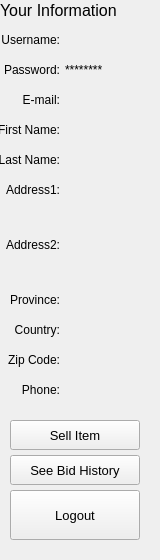
<?xml version="1.0" encoding="UTF-8"?>
<ui version="4.0">
 <class>Form</class>
 <widget class="QWidget" name="Form">
  <property name="geometry">
   <rect>
    <x>0</x>
    <y>0</y>
    <width>160</width>
    <height>560</height>
   </rect>
  </property>
  <property name="windowTitle">
   <string>Form</string>
  </property>
  <widget class="QLabel" name="label">
   <property name="geometry">
    <rect>
     <x>0</x>
     <y>0</y>
     <width>161</width>
     <height>21</height>
    </rect>
   </property>
   <property name="font">
    <font>
     <pointsize>12</pointsize>
    </font>
   </property>
   <property name="text">
    <string>Your Information</string>
   </property>
   <property name="alignment">
    <set>Qt::AlignLeading|Qt::AlignLeft|Qt::AlignVCenter</set>
   </property>
  </widget>
  <widget class="QLabel" name="label_02_password_head">
   <property name="geometry">
    <rect>
     <x>0</x>
     <y>60</y>
     <width>60</width>
     <height>20</height>
    </rect>
   </property>
   <property name="text">
    <string>Password:</string>
   </property>
   <property name="alignment">
    <set>Qt::AlignRight|Qt::AlignTrailing|Qt::AlignVCenter</set>
   </property>
  </widget>
  <widget class="QLabel" name="label_07_address1_head">
   <property name="geometry">
    <rect>
     <x>0</x>
     <y>180</y>
     <width>60</width>
     <height>20</height>
    </rect>
   </property>
   <property name="text">
    <string>Address1:</string>
   </property>
   <property name="alignment">
    <set>Qt::AlignRight|Qt::AlignTrailing|Qt::AlignVCenter</set>
   </property>
  </widget>
  <widget class="QLabel" name="label_11_zipcode_head">
   <property name="geometry">
    <rect>
     <x>0</x>
     <y>350</y>
     <width>60</width>
     <height>20</height>
    </rect>
   </property>
   <property name="text">
    <string>Zip Code:</string>
   </property>
   <property name="alignment">
    <set>Qt::AlignRight|Qt::AlignTrailing|Qt::AlignVCenter</set>
   </property>
  </widget>
  <widget class="QLabel" name="label_09_province_head">
   <property name="geometry">
    <rect>
     <x>0</x>
     <y>290</y>
     <width>60</width>
     <height>20</height>
    </rect>
   </property>
   <property name="text">
    <string>Province:</string>
   </property>
   <property name="alignment">
    <set>Qt::AlignRight|Qt::AlignTrailing|Qt::AlignVCenter</set>
   </property>
  </widget>
  <widget class="QLabel" name="label_08_address2_head">
   <property name="geometry">
    <rect>
     <x>0</x>
     <y>235</y>
     <width>60</width>
     <height>20</height>
    </rect>
   </property>
   <property name="text">
    <string>Address2:</string>
   </property>
   <property name="alignment">
    <set>Qt::AlignRight|Qt::AlignTrailing|Qt::AlignVCenter</set>
   </property>
  </widget>
  <widget class="QLabel" name="label_10_country_head">
   <property name="geometry">
    <rect>
     <x>0</x>
     <y>320</y>
     <width>60</width>
     <height>20</height>
    </rect>
   </property>
   <property name="text">
    <string>Country:</string>
   </property>
   <property name="alignment">
    <set>Qt::AlignRight|Qt::AlignTrailing|Qt::AlignVCenter</set>
   </property>
  </widget>
  <widget class="QLabel" name="label_04_email_head">
   <property name="geometry">
    <rect>
     <x>0</x>
     <y>90</y>
     <width>60</width>
     <height>20</height>
    </rect>
   </property>
   <property name="text">
    <string>E-mail:</string>
   </property>
   <property name="alignment">
    <set>Qt::AlignRight|Qt::AlignTrailing|Qt::AlignVCenter</set>
   </property>
  </widget>
  <widget class="QLabel" name="label_12_phonenumber_head">
   <property name="geometry">
    <rect>
     <x>0</x>
     <y>380</y>
     <width>60</width>
     <height>20</height>
    </rect>
   </property>
   <property name="text">
    <string>Phone:</string>
   </property>
   <property name="alignment">
    <set>Qt::AlignRight|Qt::AlignTrailing|Qt::AlignVCenter</set>
   </property>
  </widget>
  <widget class="QLabel" name="label_05_firstname_head">
   <property name="geometry">
    <rect>
     <x>0</x>
     <y>120</y>
     <width>60</width>
     <height>20</height>
    </rect>
   </property>
   <property name="text">
    <string>First Name:</string>
   </property>
   <property name="alignment">
    <set>Qt::AlignRight|Qt::AlignTrailing|Qt::AlignVCenter</set>
   </property>
  </widget>
  <widget class="QLabel" name="label_01_username_head">
   <property name="geometry">
    <rect>
     <x>0</x>
     <y>30</y>
     <width>60</width>
     <height>20</height>
    </rect>
   </property>
   <property name="text">
    <string>Username:</string>
   </property>
   <property name="alignment">
    <set>Qt::AlignRight|Qt::AlignTrailing|Qt::AlignVCenter</set>
   </property>
  </widget>
  <widget class="QLabel" name="label_06_lastname_head">
   <property name="geometry">
    <rect>
     <x>0</x>
     <y>150</y>
     <width>60</width>
     <height>20</height>
    </rect>
   </property>
   <property name="text">
    <string>Last Name:</string>
   </property>
   <property name="alignment">
    <set>Qt::AlignRight|Qt::AlignTrailing|Qt::AlignVCenter</set>
   </property>
  </widget>
  <widget class="QLabel" name="label_06_lastname">
   <property name="geometry">
    <rect>
     <x>65</x>
     <y>150</y>
     <width>90</width>
     <height>20</height>
    </rect>
   </property>
   <property name="text">
    <string>&lt;lastname&gt;</string>
   </property>
   <property name="alignment">
    <set>Qt::AlignLeading|Qt::AlignLeft|Qt::AlignVCenter</set>
   </property>
  </widget>
  <widget class="QLabel" name="label_07_address1">
   <property name="geometry">
    <rect>
     <x>65</x>
     <y>183</y>
     <width>90</width>
     <height>50</height>
    </rect>
   </property>
   <property name="text">
    <string>&lt;address1&gt;</string>
   </property>
   <property name="alignment">
    <set>Qt::AlignLeading|Qt::AlignLeft|Qt::AlignTop</set>
   </property>
  </widget>
  <widget class="QLabel" name="label_08_address2">
   <property name="geometry">
    <rect>
     <x>65</x>
     <y>238</y>
     <width>90</width>
     <height>50</height>
    </rect>
   </property>
   <property name="text">
    <string>&lt;address2&gt;</string>
   </property>
   <property name="alignment">
    <set>Qt::AlignLeading|Qt::AlignLeft|Qt::AlignTop</set>
   </property>
  </widget>
  <widget class="QLabel" name="label_10_country">
   <property name="geometry">
    <rect>
     <x>65</x>
     <y>320</y>
     <width>90</width>
     <height>20</height>
    </rect>
   </property>
   <property name="text">
    <string>&lt;country&gt;</string>
   </property>
   <property name="alignment">
    <set>Qt::AlignLeading|Qt::AlignLeft|Qt::AlignVCenter</set>
   </property>
  </widget>
  <widget class="QLabel" name="label_01_username">
   <property name="geometry">
    <rect>
     <x>65</x>
     <y>30</y>
     <width>90</width>
     <height>20</height>
    </rect>
   </property>
   <property name="text">
    <string>&lt;username&gt;</string>
   </property>
   <property name="alignment">
    <set>Qt::AlignLeading|Qt::AlignLeft|Qt::AlignVCenter</set>
   </property>
  </widget>
  <widget class="QLabel" name="label_11_zipcode">
   <property name="geometry">
    <rect>
     <x>65</x>
     <y>350</y>
     <width>90</width>
     <height>20</height>
    </rect>
   </property>
   <property name="text">
    <string>&lt;zipcode&gt;</string>
   </property>
   <property name="alignment">
    <set>Qt::AlignLeading|Qt::AlignLeft|Qt::AlignVCenter</set>
   </property>
  </widget>
  <widget class="QLabel" name="label_09_province">
   <property name="geometry">
    <rect>
     <x>65</x>
     <y>290</y>
     <width>90</width>
     <height>20</height>
    </rect>
   </property>
   <property name="text">
    <string>&lt;province&gt;</string>
   </property>
   <property name="alignment">
    <set>Qt::AlignLeading|Qt::AlignLeft|Qt::AlignVCenter</set>
   </property>
  </widget>
  <widget class="QLabel" name="label_02_password">
   <property name="geometry">
    <rect>
     <x>65</x>
     <y>60</y>
     <width>90</width>
     <height>20</height>
    </rect>
   </property>
   <property name="text">
    <string>********</string>
   </property>
   <property name="alignment">
    <set>Qt::AlignLeading|Qt::AlignLeft|Qt::AlignVCenter</set>
   </property>
  </widget>
  <widget class="QLabel" name="label_12_phonenumber">
   <property name="geometry">
    <rect>
     <x>65</x>
     <y>380</y>
     <width>90</width>
     <height>20</height>
    </rect>
   </property>
   <property name="text">
    <string>&lt;phone&gt;</string>
   </property>
   <property name="alignment">
    <set>Qt::AlignLeading|Qt::AlignLeft|Qt::AlignVCenter</set>
   </property>
  </widget>
  <widget class="QLabel" name="label_04_email">
   <property name="geometry">
    <rect>
     <x>65</x>
     <y>90</y>
     <width>90</width>
     <height>20</height>
    </rect>
   </property>
   <property name="text">
    <string>&lt;email&gt;</string>
   </property>
   <property name="alignment">
    <set>Qt::AlignLeading|Qt::AlignLeft|Qt::AlignVCenter</set>
   </property>
  </widget>
  <widget class="QLabel" name="label_05_firstname">
   <property name="geometry">
    <rect>
     <x>65</x>
     <y>120</y>
     <width>90</width>
     <height>20</height>
    </rect>
   </property>
   <property name="text">
    <string>&lt;firstname&gt;</string>
   </property>
   <property name="alignment">
    <set>Qt::AlignLeading|Qt::AlignLeft|Qt::AlignVCenter</set>
   </property>
  </widget>
  <widget class="QPushButton" name="pushButton_01_sellitem">
   <property name="geometry">
    <rect>
     <x>10</x>
     <y>420</y>
     <width>130</width>
     <height>30</height>
    </rect>
   </property>
   <property name="font">
    <font>
     <pointsize>10</pointsize>
     <weight>50</weight>
     <bold>false</bold>
    </font>
   </property>
   <property name="text">
    <string>Sell Item</string>
   </property>
  </widget>
  <widget class="QPushButton" name="pushButton_02_seebidhistory">
   <property name="geometry">
    <rect>
     <x>10</x>
     <y>455</y>
     <width>130</width>
     <height>30</height>
    </rect>
   </property>
   <property name="font">
    <font>
     <pointsize>10</pointsize>
     <weight>50</weight>
     <bold>false</bold>
    </font>
   </property>
   <property name="text">
    <string>See Bid History</string>
   </property>
  </widget>
  <widget class="QPushButton" name="pushButton_03_logout">
   <property name="geometry">
    <rect>
     <x>10</x>
     <y>490</y>
     <width>130</width>
     <height>50</height>
    </rect>
   </property>
   <property name="font">
    <font>
     <pointsize>10</pointsize>
     <weight>50</weight>
     <bold>false</bold>
    </font>
   </property>
   <property name="text">
    <string>Logout</string>
   </property>
  </widget>
 </widget>
 <resources/>
 <connections/>
</ui>
